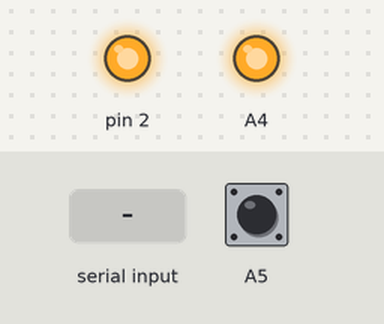
This program was run on a simulated Arduino Nano, built with avr-gcc and run on an emulated ATmega328P. Parts: output pins drawn as LEDs (lit = HIGH). The test bench sets the inputs (shaded band); at power-on: A5 HIGH. What the program prints to the serial monitor is not drawn.

Above: at 1.2 s.
1.3 s: A5 pulled LOW for 0.15 s
At 1.37 s:
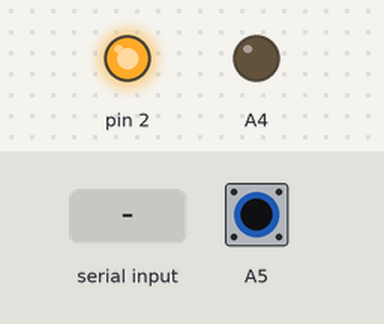
2.9 s: "OK\n" received over Serial
At 4.6 s:
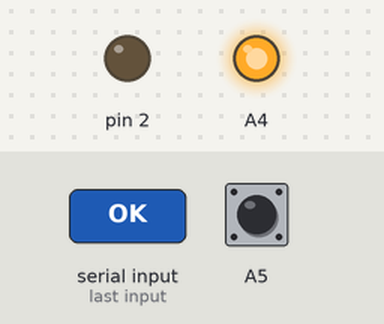
5.4 s: A5 pulled LOW for 3.2 s
At 6.0 s:
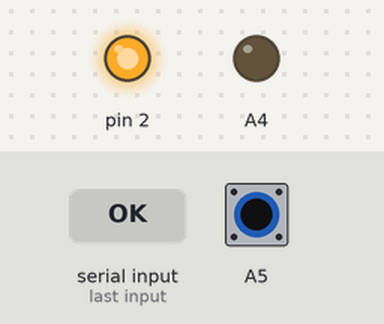
10.1 s: "ERROR\n" received over Serial
At 12.1 s:
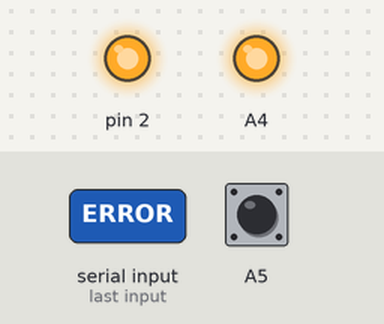
Timing chart, 0 to 12.6 s (numbered marks = the images above; inputs shaded):
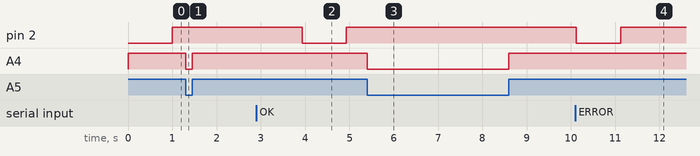

Measured:
- after the input at 1.3 s, A4: HIGH → LOW at once, → HIGH 0.15 s later
- after the input at 2.9 s, pin 2: HIGH → LOW after 1.0 s, → HIGH 1.0 s later
- after the input at 5.4 s, A4: HIGH → LOW at once, → HIGH 3.2 s later
- after the input at 10.1 s, pin 2: HIGH → LOW at once, → HIGH 1.0 s later

The program:

main.cpp
```cpp
#include "gsm.h"
#include <Arduino.h>
#include <SoftwareSerial.h>

Gsm gsm(PIN2);

void setup()
{
    gsm.begin(Serial);
    pinMode(A5, INPUT_PULLUP);
    pinMode(A4, OUTPUT);
    digitalWrite(A6, HIGH);
}

void loop()
{
    gsm.handler();
    if (digitalRead(A5) == LOW) {
        digitalWrite(A4, LOW);
        gsm.sendSMS("", "TestAgain");
    } else {
        digitalWrite(A4, HIGH);
    }
}
```

gsm.h
```cpp
#include <Arduino.h>
#include <SoftwareSerial.h>

#define DEFAULT_TIMEOUT 1
#define CYCLIC_REQUEST_MS (10 * 1000)

enum class State {
    reset1,
    reset2,
    idle,
    at,
    cmee,
    waitForReady,
    cops,
    csq,
    ati,
    cpms,
    creg,
    cmgf,
    cmgs,

};

enum class Mode {
    init,
    running
};

enum class Result {
    none,
    pending,
    ok,
    error,
};

class Gsm {
public:
    Gsm(uint8_t resetPin);
    void begin(HardwareSerial& serial);
    void handler();
    void sendSMS(String phoneNumber, String smsText);

private:
    void setTimeout(uint16_t timeout_s = DEFAULT_TIMEOUT);
    bool timeoutExpired();
    void sendCommand(String command, uint32_t timeout_s = DEFAULT_TIMEOUT);
    void setState(State state);

    HardwareSerial* HWSerial;
    uint8_t rstPin;

    Result m_result = Result::none;
    State m_state = State::reset1;
    Mode m_mode = Mode::init;

    String expectedCommand;
    uint32_t m_ulTimeout = 0;
    uint32_t m_ulCyclicRequest_ms = 0;
    uint8_t atCounter = 0;
    bool smsReady = false;

    // SMS
    bool m_sendSmsFlag = false;
    String m_smsPhoneNumber;
    String m_smsText;
};
```

gsm.cpp
```cpp
#include "gsm.h"

SoftwareSerial mySerial(9, 10);

Gsm::Gsm(uint8_t resetPin)
    : rstPin(resetPin)
{
}

void Gsm::begin(HardwareSerial& serial)
{
    HWSerial = &serial;
    pinMode(rstPin, OUTPUT);
    Serial.begin(9600);
    mySerial.begin(9600);
}

void Gsm::handler()
{
    String received = "";
    if (Serial.available()) {
        Serial.setTimeout(1000);
        received = Serial.readStringUntil('\n');
        received.trim();
        mySerial.write("|R:");
        mySerial.write(received.c_str());
        mySerial.write("|E:");
        mySerial.write(expectedCommand.c_str());
        mySerial.write("|");
        if (received == expectedCommand.substring(0, expectedCommand.length() - 1)) {
            mySerial.write("Echo received\r\n");
            if (received.substring(0, 8) == "AT+CMGS=") {
                char buffer[3];
                if (Serial.readBytes(buffer, 2) != 2) {
                    m_result = Result::error;
                    mySerial.write("error\r\n");
                } else {
                    Serial.print(m_smsText + "\r");
                    Serial.write(0x1A);
                }
                mySerial.write(buffer);
            }
        } else if (received == "OK") {
            m_result = Result::ok;
        } else if (received.substring(0, 5) == "ERROR") {
            m_result = Result::error;
        } else if (received.substring(0, 12) == "+CME ERROR: ") {
            m_result = Result::error;
        } else if (received.substring(0, 9) == "SMS Ready") {
            smsReady = true;
        } else if (received.substring(0, 7) == "+COPS: ") {
            /* code */
        } else if (received.substring(0, 7) == "+CPMS: ") {
            /* code */
        } else if (received.substring(0, 7) == "+CREG: ") {
            /* code */
        } else if (received.substring(0, 7) == "+CMGS: ") {
            /* code */
        }
    }

    switch (m_state) {
    case State::reset1:
        switch (m_result) {
        case Result::none:
            m_sendSmsFlag = false;
            smsReady = false;

            digitalWrite(2, LOW);
            setTimeout();
            m_result = Result::pending;
            break;
        default:
            if (timeoutExpired()) {
                setState(State::reset2);
            }
            break;
        }
        break;
    case State::reset2:
        switch (m_result) {
        case Result::none:
            digitalWrite(2, HIGH);
            setTimeout();
            m_result = Result::pending;
            break;
        default:
            if (timeoutExpired()) {
                setState(State::at);
            }
            break;
        }
        break;
    case State::idle:
        break;
    case State::at:
        switch (m_result) {
        case Result::none:
            sendCommand("AT\r");
            break;
        case Result::ok:
            atCounter = 0;
            setState(State::cmee);
            break;
        case Result::error:
            setState(State::reset1);
            break;
        case Result::pending:
            if (timeoutExpired()) {
                atCounter++;
                setState(atCounter > 8 ? State::reset1 : m_state = State::at);
            }
            break;
        }
        break;
    case State::cmee:
        switch (m_result) {
        case Result::none:
            sendCommand("AT+CMEE=2\r");
            break;
        case Result::ok:
            setState(State::waitForReady);
            break;
        case Result::error:
            setState(State::reset1);
            break;
        case Result::pending:
            if (timeoutExpired()) {
                mySerial.write("CMEE-Timeout\r\n");
                setState(State::reset1);
            }
            break;
        }
        break;
    case State::waitForReady:
        switch (m_result) {
        case Result::none:
            setTimeout(15);
            m_result = Result::pending;
            break;
        default:
            if (timeoutExpired() || smsReady == true) {
                setState(State::cops);
            }
            break;
        }
        break;
    case State::cops:
        switch (m_result) {
        case Result::none:
            sendCommand("AT+COPS?\r");
            break;
        case Result::ok:
            setState(m_mode == Mode::init ? State::csq : State::creg);
            break;
        case Result::error:
            setState(State::reset1);
            break;
        case Result::pending:
            if (timeoutExpired()) {
                mySerial.write("COPS-Timeout\r\n");
                setState(State::reset1);
            }
            break;
        }
        break;
    case State::csq:
        switch (m_result) {
        case Result::none:
            sendCommand("AT+CSQ\r");
            break;
        case Result::ok:
            setState(m_mode == Mode::init ? State::ati : State::idle);
            break;
        case Result::error:
            setState(State::reset1);
            break;
        case Result::pending:
            if (timeoutExpired()) {
                mySerial.write("COPS-Timeout\r\n");
                setState(State::reset1);
            }
            break;
        }
        break;
    case State::ati:
        switch (m_result) {
        case Result::none:
            sendCommand("ATI\r");
            break;
        case Result::ok:
            setState(State::cpms);
            break;
        case Result::error:
            setState(State::reset1);
            break;
        case Result::pending:
            if (timeoutExpired()) {
                mySerial.write("ATI-Timeout\r\n");
                setState(State::reset1);
            }
            break;
        }
        break;
    case State::cpms:
        switch (m_result) {
        case Result::none:
            sendCommand("AT+CPMS=\"SM\",\"SM\",\"SM\"\r", 5);
            break;
        case Result::ok:
            setState(State::creg);
            break;
        case Result::error:
            setState(State::reset1);
            break;
        case Result::pending:
            if (timeoutExpired()) {
                mySerial.write("CPMS-Timeout\r\n");
                setState(State::reset1);
            }
            break;
        }
        break;
    case State::creg:
        switch (m_result) {
        case Result::none:
            sendCommand("AT+CREG?\r");
            break;
        case Result::ok:
            setState(m_mode == Mode::init ? State::cmgf : State::csq);
            break;
        case Result::error:
            setState(State::reset1);
            break;
        case Result::pending:
            if (timeoutExpired()) {
                mySerial.write("CREG-Timeout\r\n");
                setState(State::reset1);
            }
            break;
        }
        break;
    case State::cmgf:
        switch (m_result) {
        case Result::none:
            sendCommand("AT+CMGF=1\r");
            break;
        case Result::ok:
            setState(State::idle);
            m_mode = Mode::running;
            break;
        case Result::error:
            setState(State::reset1);
            break;
        case Result::pending:
            if (timeoutExpired()) {
                mySerial.write("CMGF-Timeout\r\n");
                setState(State::reset1);
            }
            break;
        }
        break;
    case State::cmgs:
        switch (m_result) {
        case Result::none:
            sendCommand("AT+CMGS=\"" + m_smsPhoneNumber + "\"\r", 60);
            break;
        case Result::ok:
            m_sendSmsFlag = false;
            setState(State::idle);
            break;
        case Result::error:
            m_sendSmsFlag = false;
            setState(State::reset1);
            break;
        case Result::pending:
            if (timeoutExpired()) {
                m_sendSmsFlag = false;
                mySerial.write("CMGS-Timeout\r\n");
                setState(State::reset1);
            }
            break;
        }
        break;
    default:
        break;
    }

    switch (m_mode) {
    case Mode::init:
        /* code */
        break;
    case Mode::running:
        if (m_state == State::idle) {
            if (millis() > m_ulCyclicRequest_ms) {
                m_ulCyclicRequest_ms = millis() + CYCLIC_REQUEST_MS;
                setState(State::cops);
            } else if (m_sendSmsFlag) {
                setState(State::cmgs);
            }
        }
        break;
    }
}

void Gsm::setTimeout(uint16_t timeout_s)
{
    m_ulTimeout = millis() + timeout_s * 1000;
}
bool Gsm::timeoutExpired()
{
    return millis() > m_ulTimeout;
}
void Gsm::sendCommand(String command, uint32_t timeout_s)
{
    expectedCommand = command;
    Serial.write(command.c_str());
    setTimeout(timeout_s);
    m_result = Result::pending;
}
void Gsm::sendSMS(String phoneNumber, String smsText)
{
    mySerial.write("sendSMS");
    m_sendSmsFlag = true;
    m_smsPhoneNumber = phoneNumber;
    m_smsText = smsText;
}
void Gsm::setState(State state)
{
    m_state = state;
    m_result = Result::none;
}
```
